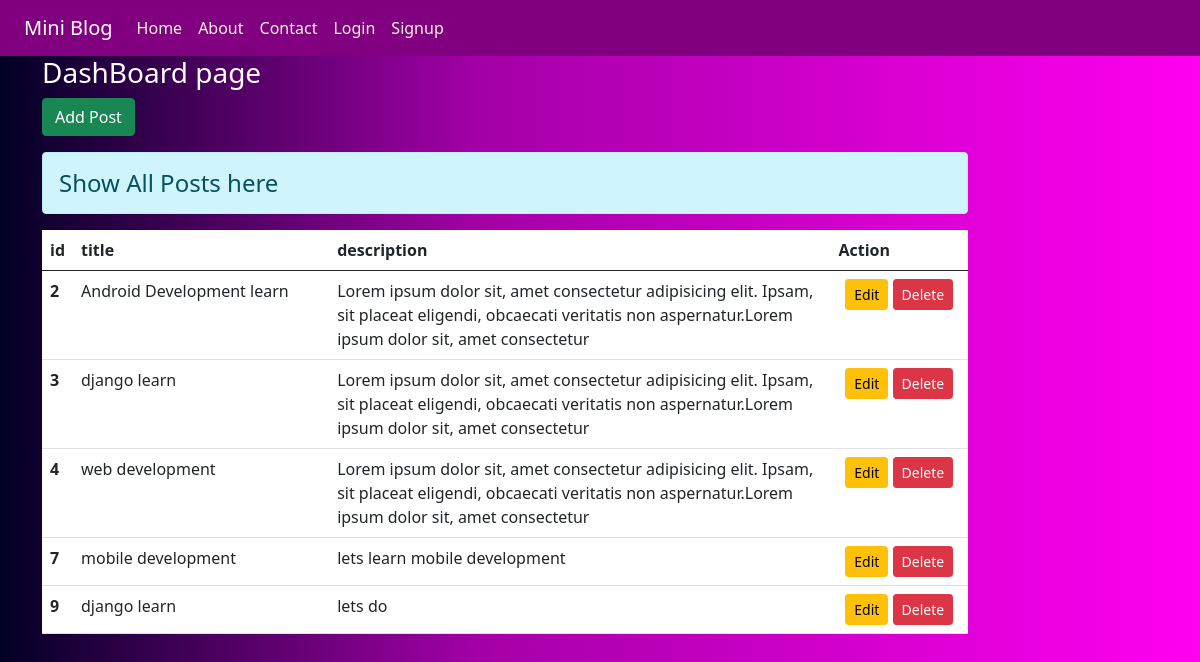
Screenshot of /dash/ with the database file from the repository.
### Blog/models.py (models this page shows)
class post(models.Model):
    title=models.CharField(max_length=40)
    Desc=models.TextField()

### Blog/views.py (the view)
# urls.py: path('dash/', views.dashboard , name='dashboard'),
def dashboard(request):
     posts=post.objects.all()
     return render(request, 'blog/dashboard.html',{'posts':posts})

### Blog/templates/blog/dashboard.html (shortened to what this page needs)
{% extends 'blog/base.html' %}
{% load static %}
{% block content %}
<div class="col-sm-10">
    <h3 class="text-white">DashBoard page</h3>
   <a href="{% url 'addpost' %}" class="btn btn-success">Add Post</a>
    <h4 class="test-center alert alert-info mt-3">Show All Posts here</h4>
    {% if posts %}
     <table class="table table-hover bg-white">
        <thead>
            <tr>
                <th scope="col" style="width:2%">id</th>
                <th scope="col" style="width:28%">title</th>
                <th scope="col" style="width:55%">description</th>
                <th scope="col" style="width:15%">Action</th>
            </tr>
        </thead>
        <tbody>
            {% for post in posts %}
                <tr>
                    <th scope="row">{{post.id}}</th>
                    <td>{{post.title}}</td>
                    <td>{{post.Desc}}</td>
                    <td class="text-center">
                        <a href="{% url 'updatepost' post.id %}" class="btn btn-warning btn-sm">Edit</a>
                        <form action="{% url 'deletepost' post.id %}" method="post" class="d-inline">
                            <input type="submit" class="btn btn-danger btn-sm" value="Delete">
                        </form>
                    </td>
                </tr>
            {% endfor %}
        </tbody>
     </table>
    {% else %}
    <h5>no data</h5>
    {% endif %}
</div>
{% endblock content %}

### Blog/templates/blog/base.html (shortened to what this page needs)
<!DOCTYPE html>
{% load static %}
<html lang="en">
<head>
    <link rel="stylesheet" href="{% static 'blog/css/bootstrap.css' %}">
    <link rel="stylesheet" href="{% static 'blog/css/style.css' %}">
</head>
<body>
    <div class="container-fluid" id="headernav">
        {% include 'blog/navbar.html' %}
    </div>
    <div class="container">
            <div class="row">
                    {% block content %}
                    {% endblock content %}
        </div>
    </div>
</body>
</html>

### Blog/templates/blog/navbar.html (shortened to what this page needs)
<nav class="navbar navbar-expand-lg">
    <div class="container-fluid">
      <a class="navbar-brand text-white" href="#">Mini Blog</a>
      <div class="collapse navbar-collapse text-white" id="navbarNav">
        <ul class="navbar-nav">
          <li class="nav-item">
            <a class="nav-link active" aria-current="page" href="#">Home</a>
          </li>
          <li class="nav-item">
            <a class="nav-link" href="{% url 'about' %}">About</a>
          </li>
          <li class="nav-item text-white">
            <a class="nav-link" href="{% url 'contact' %}">Contact</a>
          </li>
         {% if request.user.is_authenticated %}
          <li class="nav-item">
            <a class="nav-link" href="{% url 'dashboard' %}">DashBoard</a>
          </li>
          <li class="nav-item">
            <a class="nav-link" href="{% url 'logout' %}">LogOut</a>
          </li>
         {% else %}
          <li class="nav-item">
            <a class="nav-link" href="{% url 'login' %}">Login</a>
          </li>
          <li class="nav-item">
            <a class="nav-link" href="{% url 'signup' %}">Signup</a>
          </li>
         {% endif %}
        </ul>
      </div>
    </div>
  </nav>

### Blog/static/blog/css/style.css (style rules this page uses)
body { background: rgb(2,0,36); background: linear-gradient(90deg, rgba(2,0,36,1) 0%, rgba(164,0,167,1) 40%, rgba(255,0,241,1) 100%); }
.navbar-nav .nav-link { padding-right: 0; padding-left: 0; color:beige; background-color: purple; }
#headernav { background-color: purple; }
.navbar { position: relative; display: flex; flex-wrap: wrap; align-items: center; justify-content: space-between; padding-top: .5rem; padding-bottom: .5rem; background-color: purple; }

### Blog/templates/blog/dashboard.html (style rules this page uses)
body { background: rgb(2,0,36); background: linear-gradient(90deg, rgba(2,0,36,1) 0%, rgba(164,0,167,1) 40%, rgba(255,0,241,1) 100%); }
#headernav { background-color: purple; }
.navbar { position: relative; display: flex; flex-wrap: wrap; align-items: center; justify-content: space-between; padding-top: .5rem; padding-bottom: .5rem; background-color: purple; }

### rows the page displays
post: id "2", title "Android Development learn", Desc "Lorem ipsum dolor sit, amet consectetur adipisicing elit. Ipsam, sit placeat eligendi, obcaecati veritatis non aspernatur.Lorem ipsum dolor sit, amet consectetur"
post: id "3", title "django learn", Desc "Lorem ipsum dolor sit, amet consectetur adipisicing elit. Ipsam, sit placeat eligendi, obcaecati veritatis non aspernatur.Lorem ipsum dolor sit, amet consectetur"
post: id "4", title "web development", Desc "Lorem ipsum dolor sit, amet consectetur adipisicing elit. Ipsam, sit placeat eligendi, obcaecati veritatis non aspernatur.Lorem ipsum dolor sit, amet consectetur"
post: id "7", title "mobile development", Desc "lets learn mobile development"
post: id "9", title "django learn", Desc "lets do"
